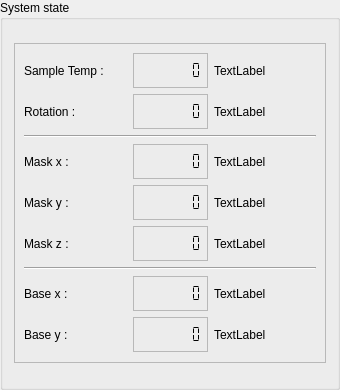
        <widget class="QGroupBox" name="systemStateBox">
         <property name="sizePolicy">
          <sizepolicy hsizetype="Minimum" vsizetype="Minimum">
           <horstretch>0</horstretch>
           <verstretch>0</verstretch>
          </sizepolicy>
         </property>
         <property name="minimumSize">
          <size>
           <width>340</width>
           <height>390</height>
          </size>
         </property>
         <property name="maximumSize">
          <size>
           <width>340</width>
           <height>390</height>
          </size>
         </property>
         <property name="title">
          <string>System state</string>
         </property>
         <layout class="QGridLayout" name="gridLayout_4">
          <item row="0" column="0" colspan="2">
           <widget class="QFrame" name="systemStateFrame">
            <property name="minimumSize">
             <size>
              <width>0</width>
              <height>320</height>
             </size>
            </property>
            <property name="maximumSize">
             <size>
              <width>16777215</width>
              <height>320</height>
             </size>
            </property>
            <property name="frameShape">
             <enum>QFrame::StyledPanel</enum>
            </property>
            <property name="frameShadow">
             <enum>QFrame::Raised</enum>
            </property>
            <layout class="QGridLayout" name="gridLayout_5">
             <item row="3" column="0">
              <widget class="QLabel" name="maskXPosDispLabel">
               <property name="text">
                <string>Mask x :</string>
               </property>
              </widget>
             </item>
             <item row="8" column="0">
              <widget class="QLabel" name="baseYPosDispLabel">
               <property name="text">
                <string>Base y :</string>
               </property>
              </widget>
             </item>
             <item row="5" column="1">
              <widget class="QLCDNumber" name="maskZPosDisp">
               <property name="maximumSize">
                <size>
                 <width>75</width>
                 <height>35</height>
                </size>
               </property>
               <property name="frameShape">
                <enum>QFrame::StyledPanel</enum>
               </property>
               <property name="smallDecimalPoint">
                <bool>true</bool>
               </property>
               <property name="digitCount">
                <number>7</number>
               </property>
               <property name="segmentStyle">
                <enum>QLCDNumber::Flat</enum>
               </property>
              </widget>
             </item>
             <item row="7" column="1">
              <widget class="QLCDNumber" name="baseXPosDisp">
               <property name="sizePolicy">
                <sizepolicy hsizetype="Minimum" vsizetype="Minimum">
                 <horstretch>0</horstretch>
                 <verstretch>0</verstretch>
                </sizepolicy>
               </property>
               <property name="minimumSize">
                <size>
                 <width>30</width>
                 <height>30</height>
                </size>
               </property>
               <property name="maximumSize">
                <size>
                 <width>75</width>
                 <height>35</height>
                </size>
               </property>
               <property name="frameShape">
                <enum>QFrame::StyledPanel</enum>
               </property>
               <property name="smallDecimalPoint">
                <bool>true</bool>
               </property>
               <property name="digitCount">
                <number>7</number>
               </property>
               <property name="segmentStyle">
                <enum>QLCDNumber::Flat</enum>
               </property>
              </widget>
             </item>
             <item row="0" column="1">
              <widget class="QLCDNumber" name="sampleTempDisp">
               <property name="minimumSize">
                <size>
                 <width>75</width>
                 <height>35</height>
                </size>
               </property>
               <property name="maximumSize">
                <size>
                 <width>75</width>
                 <height>35</height>
                </size>
               </property>
               <property name="frameShape">
                <enum>QFrame::StyledPanel</enum>
               </property>
               <property name="smallDecimalPoint">
                <bool>true</bool>
               </property>
               <property name="digitCount">
                <number>7</number>
               </property>
               <property name="segmentStyle">
                <enum>QLCDNumber::Flat</enum>
               </property>
              </widget>
             </item>
             <item row="4" column="0">
              <widget class="QLabel" name="maskYPosDispLabel">
               <property name="text">
                <string>Mask y :</string>
               </property>
              </widget>
             </item>
             <item row="1" column="0">
              <widget class="QLabel" name="samplePosDispLabel">
               <property name="text">
                <string>Rotation :</string>
               </property>
              </widget>
             </item>
             <item row="1" column="1">
              <widget class="QLCDNumber" name="samplePosDisp">
               <property name="minimumSize">
                <size>
                 <width>75</width>
                 <height>35</height>
                </size>
               </property>
               <property name="maximumSize">
                <size>
                 <width>75</width>
                 <height>35</height>
                </size>
               </property>
               <property name="frameShape">
                <enum>QFrame::StyledPanel</enum>
               </property>
               <property name="smallDecimalPoint">
                <bool>true</bool>
               </property>
               <property name="digitCount">
                <number>7</number>
               </property>
               <property name="segmentStyle">
                <enum>QLCDNumber::Flat</enum>
               </property>
              </widget>
             </item>
             <item row="0" column="0">
              <widget class="QLabel" name="sampleTempDispLabel">
               <property name="text">
                <string>Sample Temp :</string>
               </property>
              </widget>
             </item>
             <item row="3" column="1">
              <widget class="QLCDNumber" name="maskXPosDisp">
               <property name="maximumSize">
                <size>
                 <width>75</width>
                 <height>35</height>
                </size>
               </property>
               <property name="frameShape">
                <enum>QFrame::StyledPanel</enum>
               </property>
               <property name="frameShadow">
                <enum>QFrame::Raised</enum>
               </property>
               <property name="smallDecimalPoint">
                <bool>true</bool>
               </property>
               <property name="digitCount">
                <number>7</number>
               </property>
               <property name="segmentStyle">
                <enum>QLCDNumber::Flat</enum>
               </property>
              </widget>
             </item>
             <item row="8" column="1">
              <widget class="QLCDNumber" name="baseYPosDisp">
               <property name="maximumSize">
                <size>
                 <width>75</width>
                 <height>35</height>
                </size>
               </property>
               <property name="frameShape">
                <enum>QFrame::StyledPanel</enum>
               </property>
               <property name="smallDecimalPoint">
                <bool>true</bool>
               </property>
               <property name="digitCount">
                <number>7</number>
               </property>
               <property name="segmentStyle">
                <enum>QLCDNumber::Flat</enum>
               </property>
              </widget>
             </item>
             <item row="5" column="0">
              <widget class="QLabel" name="maskZPosDispLabel">
               <property name="text">
                <string>Mask z :</string>
               </property>
              </widget>
             </item>
             <item row="7" column="0">
              <widget class="QLabel" name="baseXPosDispLabel">
               <property name="text">
                <string>Base x :</string>
               </property>
              </widget>
             </item>
             <item row="4" column="1">
              <widget class="QLCDNumber" name="maskYPosDisp">
               <property name="maximumSize">
                <size>
                 <width>75</width>
                 <height>35</height>
                </size>
               </property>
               <property name="frameShape">
                <enum>QFrame::StyledPanel</enum>
               </property>
               <property name="smallDecimalPoint">
                <bool>true</bool>
               </property>
               <property name="digitCount">
                <number>7</number>
               </property>
               <property name="segmentStyle">
                <enum>QLCDNumber::Flat</enum>
               </property>
              </widget>
             </item>
             <item row="0" column="2">
              <widget class="QLabel" name="label">
               <property name="text">
                <string>TextLabel</string>
               </property>
              </widget>
             </item>
             <item row="1" column="2">
              <widget class="QLabel" name="label_2">
               <property name="text">
                <string>TextLabel</string>
               </property>
              </widget>
             </item>
             <item row="3" column="2">
              <widget class="QLabel" name="label_3">
               <property name="text">
                <string>TextLabel</string>
               </property>
              </widget>
             </item>
             <item row="4" column="2">
              <widget class="QLabel" name="label_4">
               <property name="text">
                <string>TextLabel</string>
               </property>
              </widget>
             </item>
             <item row="5" column="2">
              <widget class="QLabel" name="label_5">
               <property name="text">
                <string>TextLabel</string>
               </property>
              </widget>
             </item>
             <item row="7" column="2">
              <widget class="QLabel" name="label_6">
               <property name="text">
                <string>TextLabel</string>
               </property>
              </widget>
             </item>
             <item row="8" column="2">
              <widget class="QLabel" name="label_7">
               <property name="text">
                <string>TextLabel</string>
               </property>
              </widget>
             </item>
             <item row="6" column="0" colspan="3">
              <widget class="Line" name="maskDiv">
               <property name="orientation">
                <enum>Qt::Horizontal</enum>
               </property>
              </widget>
             </item>
             <item row="2" column="0" colspan="3">
              <widget class="Line" name="rotationDiv">
               <property name="orientation">
                <enum>Qt::Horizontal</enum>
               </property>
              </widget>
             </item>
            </layout>
           </widget>
          </item>
         </layout>
        </widget>
